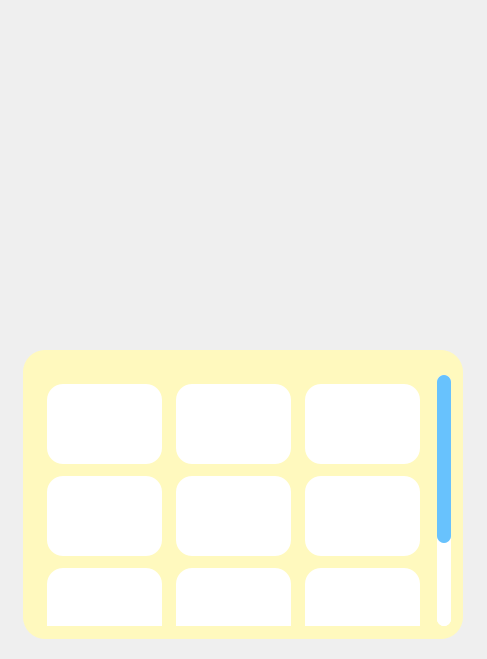
<?xml version="1.0" encoding="UTF-8"?>
<ui version="4.0">
 <class>MainWindow</class>
 <widget class="QMainWindow" name="MainWindow">
  <property name="geometry">
   <rect>
    <x>0</x>
    <y>0</y>
    <width>487</width>
    <height>659</height>
   </rect>
  </property>
  <property name="cursor">
   <cursorShape>ArrowCursor</cursorShape>
  </property>
  <property name="windowTitle">
   <string>MainWindow</string>
  </property>
  <property name="styleSheet">
   <string notr="true"/>
  </property>
  <widget class="QWidget" name="centralwidget">
   <widget class="QLabel" name="immagineLabel">
    <property name="geometry">
     <rect>
      <x>23</x>
      <y>350</y>
      <width>440</width>
      <height>289</height>
     </rect>
    </property>
    <property name="sizePolicy">
     <sizepolicy hsizetype="Fixed" vsizetype="Fixed">
      <horstretch>0</horstretch>
      <verstretch>0</verstretch>
     </sizepolicy>
    </property>
    <property name="styleSheet">
     <string notr="true">border-radius: 22px;
background-color: rgba(255, 249, 190, 255);</string>
    </property>
    <property name="text">
     <string/>
    </property>
    <property name="scaledContents">
     <bool>true</bool>
    </property>
    <property name="alignment">
     <set>Qt::AlignCenter</set>
    </property>
    <property name="margin">
     <number>10</number>
    </property>
    <property name="indent">
     <number>10</number>
    </property>
   </widget>
   <widget class="QScrollArea" name="scrollArea">
    <property name="geometry">
     <rect>
      <x>30</x>
      <y>375</y>
      <width>421</width>
      <height>251</height>
     </rect>
    </property>
    <property name="styleSheet">
     <string notr="true">QWidget{
background:rgb(255, 255, 255);
border-radius:0px;
border-color:rgb(255, 249, 190);
border-style: solid;
border-width:7;
}


QScrollArea{
border-width:0px;
border-radius: 22px;
background-color: rgba(255, 255, 255, 255);
}

QScrollBar{
border-width:0px;
	border-radius:4px;
background-color: rgba(255, 255, 255, 255);

}


/* VERTICAL SCROLLBAR */
 QScrollBar:vertical {
	border: none;
    width: 14px;
    margin: 0px 0 0px 0;
	border-radius: 7px;
margin: 0px 0px 0px 0px;

 }



/*  HANDLE BAR VERTICAL */
QScrollBar::handle:vertical {	
	background-color:#68C2FD;
	min-height: 30px;	
	border-radius: 7px;

}
QScrollBar::handle:vertical:hover{	
	background-color:#A6E4FF;
}
QScrollBar::handle:vertical:pressed {	
	background-color: #5AA7D9;
}


/* BTN TOP - SCROLLBAR */
QScrollBar::sub-line:vertical {
	background-color: rgb(255, 255, 255);
	border-radius: 7px;
}
QScrollBar::sub-line:vertical:hover {	
	background-color:#68C2FD;
}
QScrollBar::sub-line:vertical:pressed {	
	background-color: #5AA7D9;
}

/* BTN BOTTOM - SCROLLBAR  */
QScrollBar::add-line:vertical {

	background-color: rgb(255, 255, 255);
	border-radius: 7px;

}
QScrollBar::add-line:vertical:hover {	
	background-color:rgb(255, 255, 255)
}
QScrollBar::add-line:vertical:pressed {	
	background-color:rgb(255, 255, 255)
}
/* RESET ARROW  */
QScrollBar::up-arrow:vertical, QScrollBar::down-arrow:vertical {
	background: none;
}
QScrollBar::add-page:vertical, QScrollBar::sub-page:vertical {
	background: none;
} 
</string>
    </property>
    <property name="horizontalScrollBarPolicy">
     <enum>Qt::ScrollBarAlwaysOff</enum>
    </property>
    <property name="widgetResizable">
     <bool>true</bool>
    </property>
    <widget class="QWidget" name="scrollAreaWidgetContents">
     <property name="geometry">
      <rect>
       <x>0</x>
       <y>0</y>
       <width>407</width>
       <height>376</height>
      </rect>
     </property>
     <property name="styleSheet">
      <string notr="true">border-width:0px;
border-radius: 0px;
background-color: rgba(255, 249, 190, 255);</string>
     </property>
     <layout class="QVBoxLayout" name="verticalLayout">
      <item>
       <layout class="QGridLayout" name="gridLayout">
        <property name="leftMargin">
         <number>8</number>
        </property>
        <property name="topMargin">
         <number>0</number>
        </property>
        <property name="rightMargin">
         <number>8</number>
        </property>
        <property name="bottomMargin">
         <number>0</number>
        </property>
        <property name="horizontalSpacing">
         <number>14</number>
        </property>
        <property name="verticalSpacing">
         <number>12</number>
        </property>
        <item row="0" column="0">
         <widget class="QLabel" name="immagineLabel_10">
          <property name="sizePolicy">
           <sizepolicy hsizetype="MinimumExpanding" vsizetype="MinimumExpanding">
            <horstretch>0</horstretch>
            <verstretch>0</verstretch>
           </sizepolicy>
          </property>
          <property name="minimumSize">
           <size>
            <width>100</width>
            <height>80</height>
           </size>
          </property>
          <property name="styleSheet">
           <string notr="true">border-radius: 16px;
background-color: rgba(255, 255, 255, 255);</string>
          </property>
          <property name="text">
           <string/>
          </property>
          <property name="scaledContents">
           <bool>true</bool>
          </property>
          <property name="alignment">
           <set>Qt::AlignCenter</set>
          </property>
          <property name="margin">
           <number>10</number>
          </property>
          <property name="indent">
           <number>10</number>
          </property>
         </widget>
        </item>
        <item row="1" column="2">
         <widget class="QLabel" name="immagineLabel_15">
          <property name="sizePolicy">
           <sizepolicy hsizetype="MinimumExpanding" vsizetype="MinimumExpanding">
            <horstretch>0</horstretch>
            <verstretch>0</verstretch>
           </sizepolicy>
          </property>
          <property name="minimumSize">
           <size>
            <width>100</width>
            <height>80</height>
           </size>
          </property>
          <property name="styleSheet">
           <string notr="true">border-radius: 16px;
background-color: rgba(255, 255, 255, 255);</string>
          </property>
          <property name="text">
           <string/>
          </property>
          <property name="scaledContents">
           <bool>true</bool>
          </property>
          <property name="alignment">
           <set>Qt::AlignCenter</set>
          </property>
          <property name="margin">
           <number>10</number>
          </property>
          <property name="indent">
           <number>10</number>
          </property>
         </widget>
        </item>
        <item row="1" column="0">
         <widget class="QLabel" name="immagineLabel_11">
          <property name="sizePolicy">
           <sizepolicy hsizetype="MinimumExpanding" vsizetype="MinimumExpanding">
            <horstretch>0</horstretch>
            <verstretch>0</verstretch>
           </sizepolicy>
          </property>
          <property name="minimumSize">
           <size>
            <width>100</width>
            <height>80</height>
           </size>
          </property>
          <property name="styleSheet">
           <string notr="true">border-radius: 16px;
background-color: rgba(255, 255, 255, 255);</string>
          </property>
          <property name="text">
           <string/>
          </property>
          <property name="scaledContents">
           <bool>true</bool>
          </property>
          <property name="alignment">
           <set>Qt::AlignCenter</set>
          </property>
          <property name="margin">
           <number>10</number>
          </property>
          <property name="indent">
           <number>10</number>
          </property>
         </widget>
        </item>
        <item row="2" column="1">
         <widget class="QLabel" name="immagineLabel_16">
          <property name="sizePolicy">
           <sizepolicy hsizetype="MinimumExpanding" vsizetype="MinimumExpanding">
            <horstretch>0</horstretch>
            <verstretch>0</verstretch>
           </sizepolicy>
          </property>
          <property name="minimumSize">
           <size>
            <width>100</width>
            <height>80</height>
           </size>
          </property>
          <property name="styleSheet">
           <string notr="true">border-radius: 16px;
background-color: rgba(255, 255, 255, 255);</string>
          </property>
          <property name="text">
           <string/>
          </property>
          <property name="scaledContents">
           <bool>true</bool>
          </property>
          <property name="alignment">
           <set>Qt::AlignCenter</set>
          </property>
          <property name="margin">
           <number>10</number>
          </property>
          <property name="indent">
           <number>10</number>
          </property>
         </widget>
        </item>
        <item row="2" column="2">
         <widget class="QLabel" name="immagineLabel_17">
          <property name="sizePolicy">
           <sizepolicy hsizetype="MinimumExpanding" vsizetype="MinimumExpanding">
            <horstretch>0</horstretch>
            <verstretch>0</verstretch>
           </sizepolicy>
          </property>
          <property name="minimumSize">
           <size>
            <width>100</width>
            <height>80</height>
           </size>
          </property>
          <property name="styleSheet">
           <string notr="true">border-radius: 16px;
background-color: rgba(255, 255, 255, 255);</string>
          </property>
          <property name="text">
           <string/>
          </property>
          <property name="scaledContents">
           <bool>true</bool>
          </property>
          <property name="alignment">
           <set>Qt::AlignCenter</set>
          </property>
          <property name="margin">
           <number>10</number>
          </property>
          <property name="indent">
           <number>10</number>
          </property>
         </widget>
        </item>
        <item row="2" column="0">
         <widget class="QLabel" name="immagineLabel_18">
          <property name="sizePolicy">
           <sizepolicy hsizetype="MinimumExpanding" vsizetype="MinimumExpanding">
            <horstretch>0</horstretch>
            <verstretch>0</verstretch>
           </sizepolicy>
          </property>
          <property name="minimumSize">
           <size>
            <width>100</width>
            <height>80</height>
           </size>
          </property>
          <property name="styleSheet">
           <string notr="true">border-radius: 16px;
background-color: rgba(255, 255, 255, 255);</string>
          </property>
          <property name="text">
           <string/>
          </property>
          <property name="scaledContents">
           <bool>true</bool>
          </property>
          <property name="alignment">
           <set>Qt::AlignCenter</set>
          </property>
          <property name="margin">
           <number>10</number>
          </property>
          <property name="indent">
           <number>10</number>
          </property>
         </widget>
        </item>
        <item row="1" column="1">
         <widget class="QLabel" name="immagineLabel_12">
          <property name="sizePolicy">
           <sizepolicy hsizetype="MinimumExpanding" vsizetype="MinimumExpanding">
            <horstretch>0</horstretch>
            <verstretch>0</verstretch>
           </sizepolicy>
          </property>
          <property name="minimumSize">
           <size>
            <width>100</width>
            <height>80</height>
           </size>
          </property>
          <property name="styleSheet">
           <string notr="true">border-radius: 16px;
background-color: rgba(255, 255, 255, 255);</string>
          </property>
          <property name="text">
           <string/>
          </property>
          <property name="scaledContents">
           <bool>true</bool>
          </property>
          <property name="alignment">
           <set>Qt::AlignCenter</set>
          </property>
          <property name="margin">
           <number>10</number>
          </property>
          <property name="indent">
           <number>10</number>
          </property>
         </widget>
        </item>
        <item row="0" column="2">
         <widget class="QLabel" name="immagineLabel_13">
          <property name="sizePolicy">
           <sizepolicy hsizetype="MinimumExpanding" vsizetype="MinimumExpanding">
            <horstretch>0</horstretch>
            <verstretch>0</verstretch>
           </sizepolicy>
          </property>
          <property name="minimumSize">
           <size>
            <width>100</width>
            <height>80</height>
           </size>
          </property>
          <property name="styleSheet">
           <string notr="true">border-radius: 16px;
background-color: rgba(255, 255, 255, 255);</string>
          </property>
          <property name="text">
           <string/>
          </property>
          <property name="scaledContents">
           <bool>true</bool>
          </property>
          <property name="alignment">
           <set>Qt::AlignCenter</set>
          </property>
          <property name="margin">
           <number>10</number>
          </property>
          <property name="indent">
           <number>10</number>
          </property>
         </widget>
        </item>
        <item row="0" column="1">
         <widget class="QLabel" name="immagineLabel_14">
          <property name="sizePolicy">
           <sizepolicy hsizetype="MinimumExpanding" vsizetype="MinimumExpanding">
            <horstretch>0</horstretch>
            <verstretch>0</verstretch>
           </sizepolicy>
          </property>
          <property name="minimumSize">
           <size>
            <width>100</width>
            <height>80</height>
           </size>
          </property>
          <property name="styleSheet">
           <string notr="true">border-radius: 16px;
background-color: rgba(255, 255, 255, 255);</string>
          </property>
          <property name="text">
           <string/>
          </property>
          <property name="scaledContents">
           <bool>true</bool>
          </property>
          <property name="alignment">
           <set>Qt::AlignCenter</set>
          </property>
          <property name="margin">
           <number>10</number>
          </property>
          <property name="indent">
           <number>10</number>
          </property>
         </widget>
        </item>
        <item row="3" column="1">
         <widget class="QLabel" name="immagineLabel_19">
          <property name="sizePolicy">
           <sizepolicy hsizetype="MinimumExpanding" vsizetype="MinimumExpanding">
            <horstretch>0</horstretch>
            <verstretch>0</verstretch>
           </sizepolicy>
          </property>
          <property name="minimumSize">
           <size>
            <width>100</width>
            <height>80</height>
           </size>
          </property>
          <property name="styleSheet">
           <string notr="true">border-radius: 16px;
background-color: rgba(255, 255, 255, 255);</string>
          </property>
          <property name="text">
           <string/>
          </property>
          <property name="scaledContents">
           <bool>true</bool>
          </property>
          <property name="alignment">
           <set>Qt::AlignCenter</set>
          </property>
          <property name="margin">
           <number>10</number>
          </property>
          <property name="indent">
           <number>10</number>
          </property>
         </widget>
        </item>
        <item row="3" column="0">
         <widget class="QLabel" name="immagineLabel_21">
          <property name="sizePolicy">
           <sizepolicy hsizetype="MinimumExpanding" vsizetype="MinimumExpanding">
            <horstretch>0</horstretch>
            <verstretch>0</verstretch>
           </sizepolicy>
          </property>
          <property name="minimumSize">
           <size>
            <width>100</width>
            <height>80</height>
           </size>
          </property>
          <property name="styleSheet">
           <string notr="true">border-radius: 16px;
background-color: rgba(255, 255, 255, 255);</string>
          </property>
          <property name="text">
           <string/>
          </property>
          <property name="scaledContents">
           <bool>true</bool>
          </property>
          <property name="alignment">
           <set>Qt::AlignCenter</set>
          </property>
          <property name="margin">
           <number>10</number>
          </property>
          <property name="indent">
           <number>10</number>
          </property>
         </widget>
        </item>
       </layout>
      </item>
     </layout>
    </widget>
   </widget>
  </widget>
 </widget>
 <resources>
  <include location="res/res.qrc"/>
 </resources>
 <connections/>
</ui>
